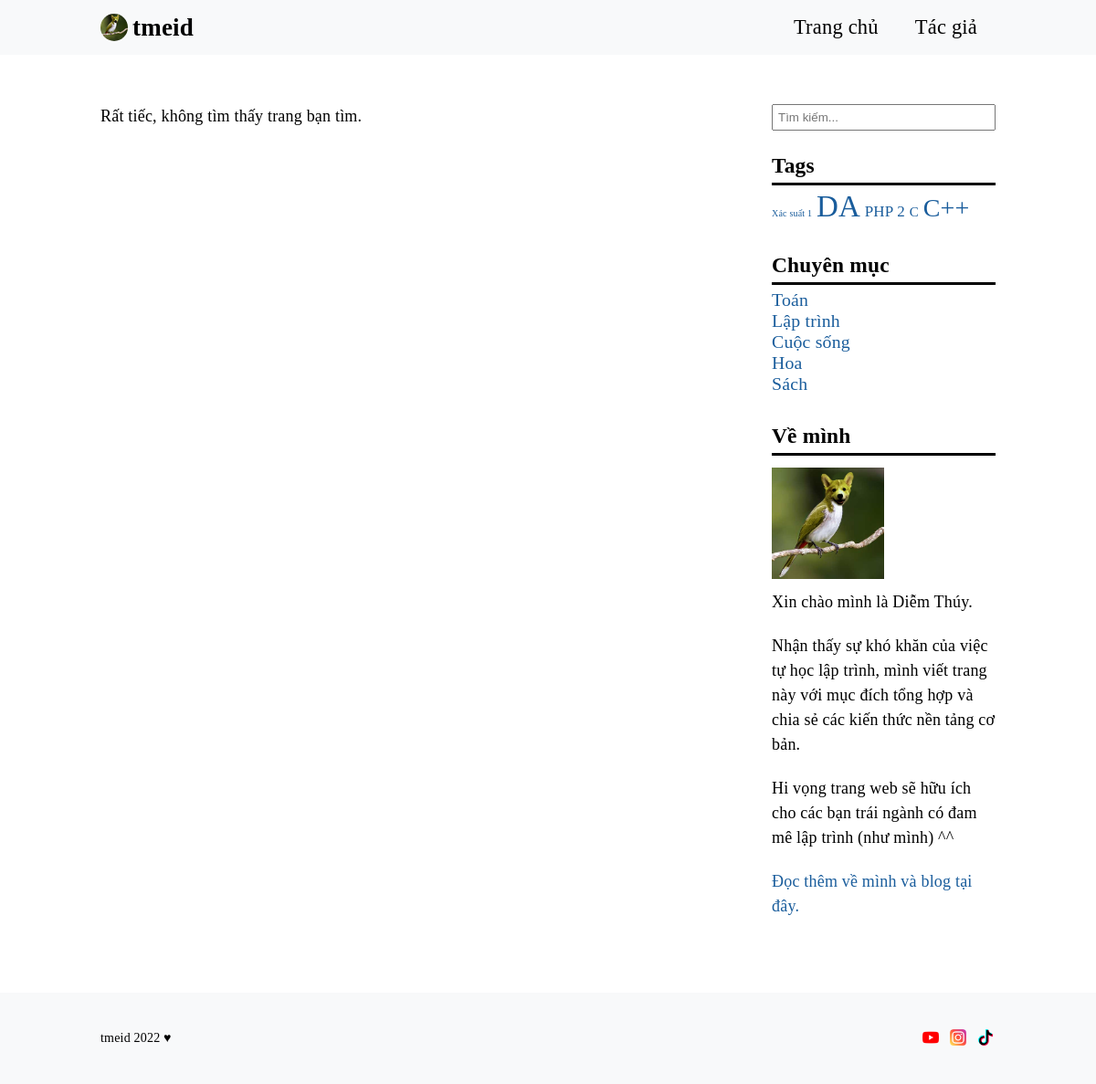
/category.php, run on an earlier commit of the app's database.
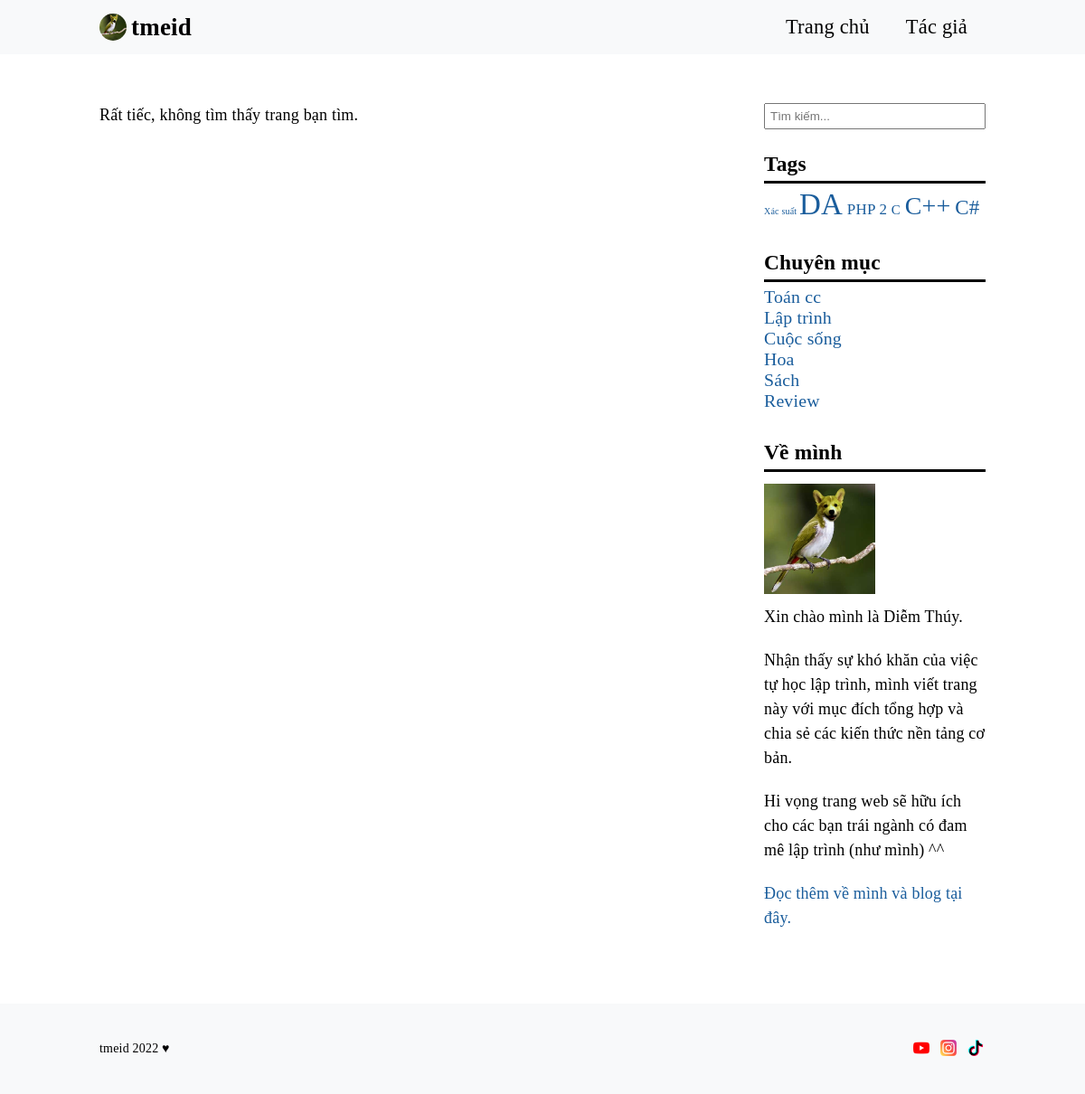
And on a later commit of the database.
### tables this page shows
CREATE TABLE `tag` (
  `id` int(11) NOT NULL,
  `tag_name` varchar(100) NOT NULL,
  `slug` varchar(100) NOT NULL,
  `created_at` timestamp NOT NULL DEFAULT current_timestamp()
);

CREATE TABLE `category` (
  `id` int(11) NOT NULL,
  `name` varchar(100) NOT NULL,
  `slug` varchar(255) NOT NULL,
  `created_at` timestamp NOT NULL DEFAULT current_timestamp()
);

### app/database/db.php (called while the page is built, shortened)
<?php
include 'connect.php';
function executeQuery($sql, $data){
    global $connect;
    $values = array_values($data);
    $types = str_repeat('s', count($values));
    $stm = $connect->prepare($sql);
    $stm->bind_param($types, ...$values);
    $stm->execute();
    return $stm;
}
function selectAll($table, $condition = [], $limit = 0, $except = [], $desc = false){
    global $connect;
    $sql = "SELECT * FROM $table";
    if(empty($condition)){
        $stm = $connect->prepare($sql);
        $stm->execute();
        $records = $stm->get_result()->fetch_all(MYSQLI_ASSOC);
    }else{
        $i = 0;
        foreach($condition as $key => $value){
            if($i === 0){
                $sql = $sql . " WHERE $key = ?";
            }else{
                $sql = $sql . " AND $key = ?";
            }
            $i++;
        }
        $stm = executeQuery($sql, $condition);
        $records = $stm->get_result()->fetch_all(MYSQLI_ASSOC);
    }
    return $records;
}

### app/blade/right-site.php (the view)
<form action="#" class="search" method="POST">
    <input type="text" placeholder="Tìm kiếm..." name="search">
</form>
<div>
    <h4 class="tag-header">Tags</h4>
    <?php foreach($tags as $tag): ?>
        <a href="<?php echo 'tag/' .$tag['slug']?>" class="tag"><?php echo $tag['tag_name'] ?></a>
    <?php endforeach ?>
</div>
<div>
    <h4 class="tag-header">Chuyên mục</h4>
    <?php foreach($categories as $category): ?>
        <a href="<?php echo 'category/' .$category['slug']?>" class="category"><?php echo $category['name'] ?></a>
    <?php endforeach ?>
</div>
<div class="brief">
    <h4 class="tag-header">Về mình</h4>
    <div>
        <img src="assets/imgs/chimrtr.jpg" alt="ten-blog">
    </div>
    <p>Xin chào mình là Diễm Thúy.</p><br>
    <p>Nhận thấy sự khó khăn của việc tự học lập trình, mình viết trang này với mục đích tổng hợp và chia sẻ các kiến thức nền tảng cơ bản.</p><br>
    <p>Hi vọng trang web sẽ hữu ích cho các bạn trái ngành có đam mê lập trình (như mình) ^^ </p><br>
    <p><a href="about-me.html">Đọc thêm về mình và blog tại đây.</a></p>
</div>

What changed in the data, as far as the page shows it:
changed tag: tag_name "Xác suất 1" → "Xác suất"
added tag: tag_name "C#"
changed category: name "Toán" → "Toán cc"
added category: name "Review"
